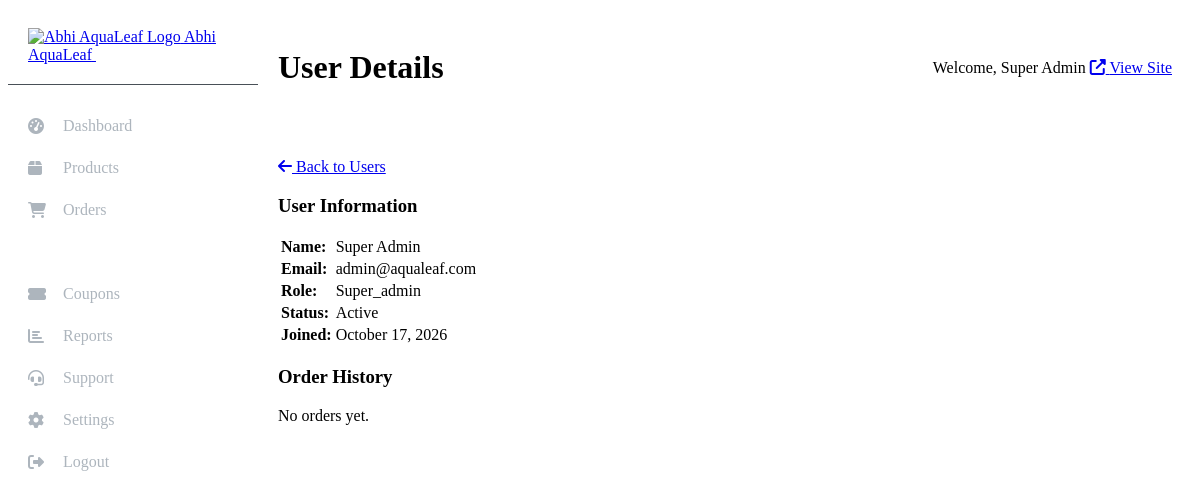
Page /admin/users/view.php?id=1 (signed in) on the committed database.
### tables this page shows
CREATE TABLE IF NOT EXISTS users (
    id INT AUTO_INCREMENT PRIMARY KEY,
    name VARCHAR(100) NOT NULL,
    email VARCHAR(100) UNIQUE NOT NULL,
    password VARCHAR(255) NOT NULL,
    role ENUM('user', 'admin', 'super_admin') DEFAULT 'user',
    status ENUM('active', 'blocked') DEFAULT 'active',
    created_at TIMESTAMP DEFAULT CURRENT_TIMESTAMP,
    updated_at TIMESTAMP DEFAULT CURRENT_TIMESTAMP ON UPDATE CURRENT_TIMESTAMP
);

### admin/users/view.php (the view, shortened to what this page needs)
<?php
require_once __DIR__ . '/../includes/header.php';
$user_id = isset($_GET['id']) ? (int)$_GET['id'] : 0;
$stmt = $pdo->prepare("SELECT * FROM users WHERE id = ?");
$stmt->execute([$user_id]);
$user = $stmt->fetch();
$stmt = $pdo->prepare("SELECT * FROM orders WHERE user_id = ? ORDER BY created_at DESC");
$stmt->execute([$user_id]);
$orders = $stmt->fetchAll();
?>
<div class="mb-3">
    <a href="index.php" class="btn btn-outline">
        <i class="fas fa-arrow-left"></i> Back to Users
    </a>
</div>
<div class="d-flex gap-3" style="flex-wrap: wrap;">
    <div style="flex: 1; min-width: 300px;">
        <div class="card">
            <div class="card-body">
                <h3 class="card-title mb-3">User Information</h3>
                <table class="table">
                    <tr>
                        <td><strong>Name:</strong></td>
                        <td><?php echo htmlspecialchars($user['name']); ?></td>
                    </tr>
                    <tr>
                        <td><strong>Email:</strong></td>
                        <td><?php echo htmlspecialchars($user['email']); ?></td>
                    </tr>
                    <tr>
                        <td><strong>Role:</strong></td>
                        <td><?php echo ucfirst($user['role']); ?></td>
                    </tr>
                    <tr>
                        <td><strong>Status:</strong></td>
                        <td>
                            <span class="badge badge-<?php echo $user['status'] === 'active' ? 'success' : 'danger'; ?>">
                                <?php echo ucfirst($user['status']); ?>
                            </span>
                        </td>
                    </tr>
                    <tr>
                        <td><strong>Joined:</strong></td>
                        <td><?php echo date('F j, Y', strtotime($user['created_at'])); ?></td>
                    </tr>
                </table>
            </div>
        </div>
    </div>
    <div style="flex: 1; min-width: 300px;">
        <div class="card">
            <div class="card-body">
                <h3 class="card-title mb-3">Order History</h3>
                <?php if (count($orders) > 0): ?>
                    <table class="table">
                        <thead>
                            <tr>
                                <th>Order #</th>
                                <th>Date</th>
                                <th>Amount</th>
                                <th>Status</th>
                            </tr>
                        </thead>
                        <tbody>
                            <?php foreach ($orders as $order): ?>
                                <tr>
                                    <td><?php echo htmlspecialchars($order['order_number']); ?></td>
                                    <td><?php echo date('M j, Y', strtotime($order['created_at'])); ?></td>
                                    <td><?php echo CURRENCY . number_format($order['final_amount'], 2); ?></td>
                                    <td>
                                        <span class="badge badge-<?php echo $order['order_status'] === 'completed' ? 'success' : 'info'; ?>">
                                            <?php echo ucfirst($order['order_status']); ?>
                                        </span>
                                    </td>
                                </tr>
                            <?php endforeach; ?>
                        </tbody>
                    </table>
                <?php else: ?>
                    <p class="text-muted">No orders yet.</p>
                <?php endif; ?>
            </div>
        </div>
    </div>
</div>
<?php require_once __DIR__ . '/../includes/footer.php'; ?>

### rows in the picture
users: name "Super Admin", email "admin@aqualeaf.com", role "Super_admin", status "Active", created_at "October 17, 2026"

### other values in the picture
$pageTitle "User Details"
$_SESSION['admin_name'] "Super Admin"
